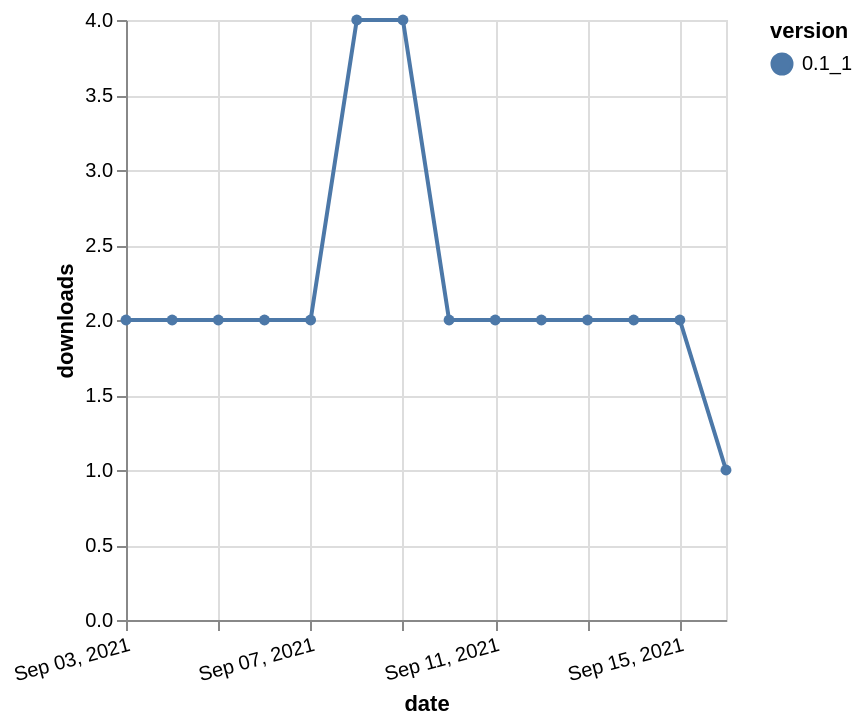

Source (Vega-Lite JSON):
### Vega-Lite specification from a JSON file in a GitHub repository (floating-point values rounded to 4 significant figures)
{"$schema": "https://vega.github.io/schema/vega-lite/v5.json", "description": "A simple bar chart with embedded data.", "data": {"values": [{"date": "2021-09-03", "total": 3130, "delta": 2, "version": "0.1_1"}, {"date": "2021-09-04", "total": 3132, "delta": 2, "version": "0.1_1"}, {"date": "2021-09-05", "total": 3134, "delta": 2, "version": "0.1_1"}, {"date": "2021-09-06", "total": 3136, "delta": 2, "version": "0.1_1"}, {"date": "2021-09-07", "total": 3138, "delta": 2, "version": "0.1_1"}, {"date": "2021-09-08", "total": 3142, "delta": 4, "version": "0.1_1"}, {"date": "2021-09-09", "total": 3146, "delta": 4, "version": "0.1_1"}, {"date": "2021-09-10", "total": 3148, "delta": 2, "version": "0.1_1"}, {"date": "2021-09-11", "total": 3150, "delta": 2, "version": "0.1_1"}, {"date": "2021-09-12", "total": 3152, "delta": 2, "version": "0.1_1"}, {"date": "2021-09-13", "total": 3154, "delta": 2, "version": "0.1_1"}, {"date": "2021-09-14", "total": 3156, "delta": 2, "version": "0.1_1"}, {"date": "2021-09-15", "total": 3158, "delta": 2, "version": "0.1_1"}, {"date": "2021-09-16", "total": 3159, "delta": 1, "version": "0.1_1"}]}, "width": "container", "mark": {"type": "line", "point": {"filled": true}}, "encoding": {"x": {"field": "date", "type": "temporal", "timeUnit": "yearmonthdate", "title": "date", "axis": {"labelAngle": -15}}, "y": {"field": "delta", "type": "quantitative", "title": "downloads"}, "color": {"field": "version", "type": "nominal"}, "tooltip": {"field": "delta"}}}
